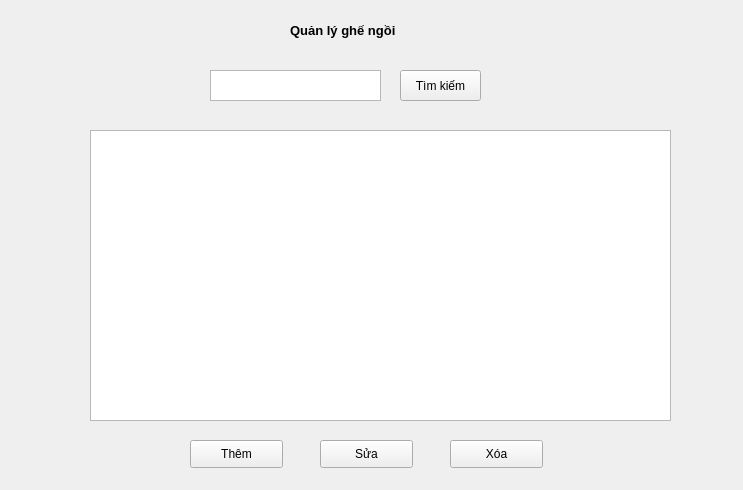
<?xml version="1.0" encoding="UTF-8"?>
<ui version="4.0">
 <class>Form</class>
 <widget class="QWidget" name="Form">
  <property name="geometry">
   <rect>
    <x>0</x>
    <y>0</y>
    <width>743</width>
    <height>490</height>
   </rect>
  </property>
  <property name="windowTitle">
   <string>Form</string>
  </property>
  <widget class="QPushButton" name="btn_xoa">
   <property name="geometry">
    <rect>
     <x>450</x>
     <y>440</y>
     <width>93</width>
     <height>28</height>
    </rect>
   </property>
   <property name="text">
    <string>Xóa</string>
   </property>
  </widget>
  <widget class="QLabel" name="label">
   <property name="geometry">
    <rect>
     <x>290</x>
     <y>10</y>
     <width>151</width>
     <height>41</height>
    </rect>
   </property>
   <property name="font">
    <font>
     <pointsize>10</pointsize>
     <weight>75</weight>
     <bold>true</bold>
    </font>
   </property>
   <property name="text">
    <string>Quản lý ghế ngồi</string>
   </property>
   <property name="textFormat">
    <enum>Qt::PlainText</enum>
   </property>
  </widget>
  <widget class="QTextEdit" name="textEdit">
   <property name="geometry">
    <rect>
     <x>210</x>
     <y>70</y>
     <width>171</width>
     <height>31</height>
    </rect>
   </property>
  </widget>
  <widget class="QTableWidget" name="tableWidget">
   <property name="geometry">
    <rect>
     <x>90</x>
     <y>130</y>
     <width>581</width>
     <height>291</height>
    </rect>
   </property>
  </widget>
  <widget class="QPushButton" name="btn_them">
   <property name="geometry">
    <rect>
     <x>190</x>
     <y>440</y>
     <width>93</width>
     <height>28</height>
    </rect>
   </property>
   <property name="text">
    <string>Thêm</string>
   </property>
  </widget>
  <widget class="QPushButton" name="btn_sua">
   <property name="geometry">
    <rect>
     <x>320</x>
     <y>440</y>
     <width>93</width>
     <height>28</height>
    </rect>
   </property>
   <property name="text">
    <string>Sửa</string>
   </property>
  </widget>
  <widget class="QPushButton" name="btn_tim_kiem">
   <property name="geometry">
    <rect>
     <x>400</x>
     <y>70</y>
     <width>81</width>
     <height>31</height>
    </rect>
   </property>
   <property name="text">
    <string>Tìm kiếm</string>
   </property>
  </widget>
 </widget>
 <resources/>
 <connections/>
</ui>
